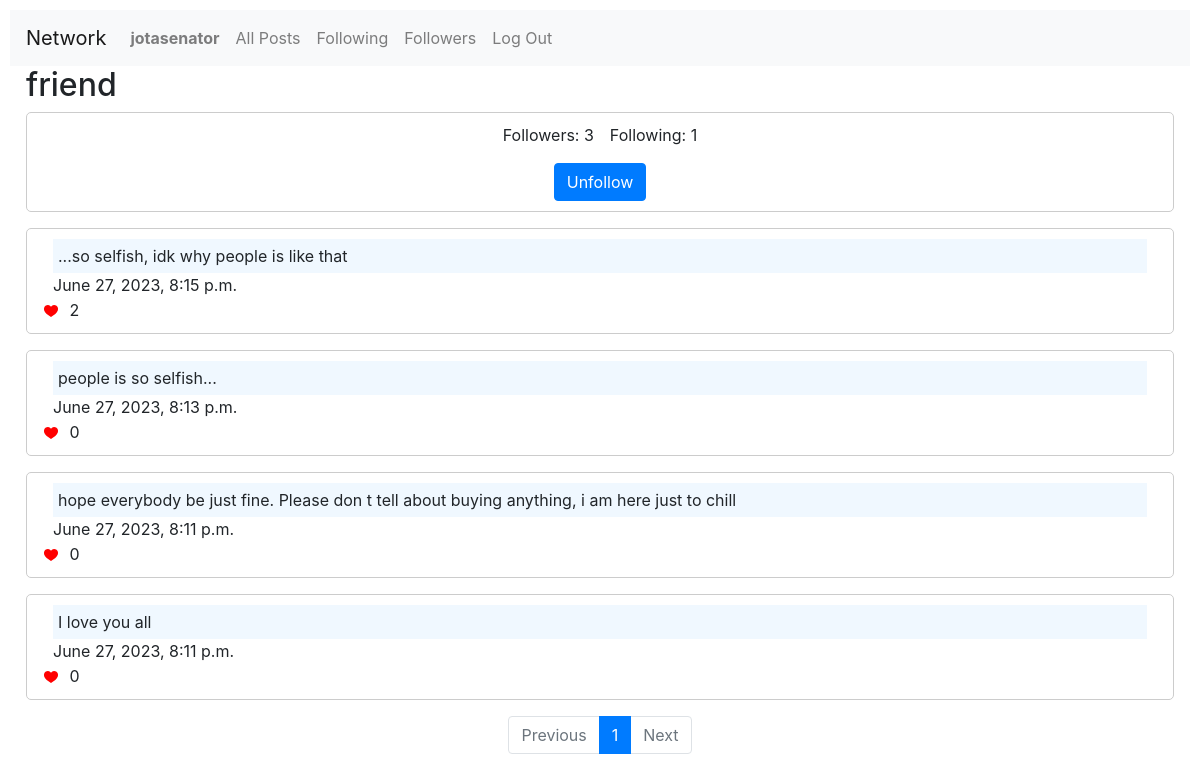
Screenshot of /profile/friend (signed in) with the database file from the repository.
### network/models.py (models this page shows)
class User(AbstractUser):
    pass

class Post(models.Model):
    user = models.ForeignKey(
        User, on_delete=models.CASCADE, default=None, related_name="post"
    )
    created_at = models.DateTimeField(default=timezone.now)
    text = models.TextField(default="")
    likes = models.ManyToManyField(User, related_name="likes")

### network/views.py (the view)
# urls.py: path("profile/<str:username>", views.profile, name="profile"),
def profile(request, username):
    profile_user = User.objects.get(username=username)
    followers = profile_user.following.count()
    followings = profile_user.followers.count()
    posts = Post.objects.filter(user=profile_user).order_by("-created_at")
    is_following = False
    if request.user.is_authenticated:
        profile, created = Profile.objects.get_or_create(user=request.user)
        is_following = profile.following.filter(id=profile_user.id).exists()
    paginator = Paginator(posts, 10)
    page_number = request.GET.get("page")
    page_obj = paginator.get_page(page_number)
    return render(
        request,
        "network/profile.html",
        {
            "profile_user": profile_user,
            "followers": followers,
            "followings": followings,
            "page_obj": page_obj,
            "is_following": is_following,
        },
    )

### network/templates/network/profile.html (shortened to what this page needs)
{% extends "network/layout.html" %}
{% block body %}
<h2 class="ml-3">{{profile_user.username}}</h2>
<div>
    <div class="new-post">
        <div class="d-flex align-items-center flex-column">
            <div class="d-flex">
                <p class="mr-3">Followers: {{followers}}</p>
                <p>Following: {{followings}} </p>
            </div>
            {% if user.is_authenticated and user.username != profile_user.username %}
            <div class="mt-3">
                {% if is_following %}
                <form method="post" action="{% url 'unfollow' profile_user.username %}">
                    <input type="submit" class="btn btn-primary" value="Unfollow" />
                </form>
                {% else %}
                <form method="post" action="{% url 'follow' profile_user.username %}">
                    {% csrf_token %}
                    <input type="submit" class="btn btn-primary" value="Follow" />
                </form>
                {% endif %}
            </div>
            {% endif %}
        </div>
    </div>
    {% if page_obj %}
    {% for post in page_obj%}
    <div class="card-body new-post mt-3">
        <p class="card-text ml-3 mr-3 text">{{post.text}}</p>
        <p class="card-text ml-3">{{post.created_at}}</p>
        <div>
            <button class="like-button" data-post-id="{{ post.id }}">
            </button>
            <span id="likes-{{ post.id }}">{{ post.likes.count }}</span>
        </div>
    </div>
    {% endfor %}
    {% else %}
    <div class="card-body new-post mt-3">
        <p class="alert alert-warning ml-3 mr-3 mt-3">User: <b>{{profile_user.username}}</b> has no post yet...</p>
    </div>
    {% endif %}
    {% include 'network/pagination.html' %}
</div>
{% endblock %}

### network/templates/network/layout.html (shortened to what this page needs)
{% load static %}
<!DOCTYPE html>
<html lang="en">
<head>
    <link rel="stylesheet" href="https://stackpath.bootstrapcdn.com/bootstrap/4.4.1/css/bootstrap.min.css"
>
    <link href="{% static 'network/styles.css' %}" rel="stylesheet">
</head>
<body>
    <nav class="navbar navbar-expand-lg navbar-light bg-light">
        <a class="navbar-brand" href="#">Network</a>
        <div>
            <ul class="navbar-nav mr-auto">
                {% if user.is_authenticated %}
                <li class="nav-item">
                    <a class="nav-link" href="{% url 'profile' user.username %}">
                        <strong>{{ user.username }}</strong>
                    </a>
                </li>
                {% endif %}
                <li class="nav-item">
                    <a class="nav-link" href="{% url 'index' %}">All Posts</a>
                </li>
                {% if user.is_authenticated %}
                <li class="nav-item">
                    <a class="nav-link" href="{% url 'following' %}">Following</a>
                </li>
                <li class="nav-item">
                    <a class="nav-link" href="{% url 'followers' %}">Followers</a>
                </li>
                <li class="nav-item">
                    <a class="nav-link" href="{% url 'logout' %}">Log Out</a>
                </li>
                {% endif %}
            </ul>
        </div>
    </nav>
    <div class="body">
        {% block body %}
        {% endblock %}
    </div>
</body>
</html>

### network/static/network/styles.css (style rules this page uses)
:root { --blue-main-color: #007bff; }
body { padding: 10px; }
.new-post { border: 1px solid #ccc; padding: 10px; margin: 0 1rem; border-radius: 5px; }
p { margin-bottom: 0; }
.card-text.text { background-color: aliceblue; padding: 5px 5px; }
.like-button { background-color: transparent; border: none; cursor: pointer; }

### rows the page displays
User: username "jotasenator"
User: username "friend"
Post: text "...so selfish, idk why people is like that", created_at "June 27, 2023, 8:15 p.m.", likes.count "2"
Post: text "people is so selfish...", created_at "June 27, 2023, 8:13 p.m.", likes.count "0"
Post: text "hope everybody be just fine. Please don t tell about buying anything, i am here just to chill", created_at "June 27, 2023, 8:11 p.m.", likes.count "0"
Post: text "I love you all", created_at "June 27, 2023, 8:11 p.m.", likes.count "0"

### other values shown
{{ followers }} "3"
{{ followings }} "1"
{{ i }} "1"
